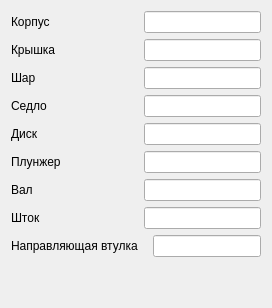
                <widget class="QWidget" name="tab_2">
                 <attribute name="title">
                  <string>Материалы деталей</string>
                 </attribute>
                 <layout class="QVBoxLayout" name="verticalLayout_37">
                  <item>
                   <layout class="QHBoxLayout" name="horizontalLayout_60">
                    <property name="spacing">
                     <number>15</number>
                    </property>
                    <item>
                     <widget class="QLabel" name="label_86">
                      <property name="sizePolicy">
                       <sizepolicy hsizetype="Expanding" vsizetype="Preferred">
                        <horstretch>0</horstretch>
                        <verstretch>0</verstretch>
                       </sizepolicy>
                      </property>
                      <property name="text">
                       <string>Корпус</string>
                      </property>
                     </widget>
                    </item>
                    <item>
                     <widget class="QLineEdit" name="lineEdit_materialCorpus">
                      <property name="sizePolicy">
                       <sizepolicy hsizetype="Expanding" vsizetype="Fixed">
                        <horstretch>0</horstretch>
                        <verstretch>0</verstretch>
                       </sizepolicy>
                      </property>
                      <property name="readOnly">
                       <bool>true</bool>
                      </property>
                      <property name="clearButtonEnabled">
                       <bool>false</bool>
                      </property>
                     </widget>
                    </item>
                   </layout>
                  </item>
                  <item>
                   <layout class="QHBoxLayout" name="horizontalLayout_61">
                    <property name="spacing">
                     <number>15</number>
                    </property>
                    <item>
                     <widget class="QLabel" name="label_87">
                      <property name="sizePolicy">
                       <sizepolicy hsizetype="Expanding" vsizetype="Preferred">
                        <horstretch>0</horstretch>
                        <verstretch>0</verstretch>
                       </sizepolicy>
                      </property>
                      <property name="text">
                       <string>Крышка</string>
                      </property>
                     </widget>
                    </item>
                    <item>
                     <widget class="QLineEdit" name="lineEdit_materialCap">
                      <property name="sizePolicy">
                       <sizepolicy hsizetype="Expanding" vsizetype="Fixed">
                        <horstretch>0</horstretch>
                        <verstretch>0</verstretch>
                       </sizepolicy>
                      </property>
                      <property name="readOnly">
                       <bool>true</bool>
                      </property>
                      <property name="clearButtonEnabled">
                       <bool>false</bool>
                      </property>
                     </widget>
                    </item>
                   </layout>
                  </item>
                  <item>
                   <layout class="QHBoxLayout" name="horizontalLayout_67">
                    <property name="spacing">
                     <number>15</number>
                    </property>
                    <item>
                     <widget class="QLabel" name="label_95">
                      <property name="sizePolicy">
                       <sizepolicy hsizetype="Expanding" vsizetype="Preferred">
                        <horstretch>0</horstretch>
                        <verstretch>0</verstretch>
                       </sizepolicy>
                      </property>
                      <property name="text">
                       <string>Шар</string>
                      </property>
                     </widget>
                    </item>
                    <item>
                     <widget class="QLineEdit" name="lineEdit_materialBall">
                      <property name="sizePolicy">
                       <sizepolicy hsizetype="Expanding" vsizetype="Fixed">
                        <horstretch>0</horstretch>
                        <verstretch>0</verstretch>
                       </sizepolicy>
                      </property>
                      <property name="readOnly">
                       <bool>true</bool>
                      </property>
                      <property name="clearButtonEnabled">
                       <bool>false</bool>
                      </property>
                     </widget>
                    </item>
                   </layout>
                  </item>
                  <item>
                   <layout class="QHBoxLayout" name="horizontalLayout_materialSaddle">
                    <property name="spacing">
                     <number>15</number>
                    </property>
                    <item>
                     <widget class="QLabel" name="label_materialSaddle">
                      <property name="sizePolicy">
                       <sizepolicy hsizetype="Expanding" vsizetype="Preferred">
                        <horstretch>0</horstretch>
                        <verstretch>0</verstretch>
                       </sizepolicy>
                      </property>
                      <property name="text">
                       <string>Седло</string>
                      </property>
                     </widget>
                    </item>
                    <item>
                     <widget class="QLineEdit" name="lineEdit_materialSaddle">
                      <property name="sizePolicy">
                       <sizepolicy hsizetype="Expanding" vsizetype="Fixed">
                        <horstretch>0</horstretch>
                        <verstretch>0</verstretch>
                       </sizepolicy>
                      </property>
                      <property name="readOnly">
                       <bool>true</bool>
                      </property>
                      <property name="clearButtonEnabled">
                       <bool>false</bool>
                      </property>
                     </widget>
                    </item>
                   </layout>
                  </item>
                  <item>
                   <layout class="QHBoxLayout" name="horizontalLayout_66">
                    <property name="spacing">
                     <number>15</number>
                    </property>
                    <item>
                     <widget class="QLabel" name="label_94">
                      <property name="sizePolicy">
                       <sizepolicy hsizetype="Expanding" vsizetype="Preferred">
                        <horstretch>0</horstretch>
                        <verstretch>0</verstretch>
                       </sizepolicy>
                      </property>
                      <property name="text">
                       <string>Диск</string>
                      </property>
                     </widget>
                    </item>
                    <item>
                     <widget class="QLineEdit" name="lineEdit_materialDisk">
                      <property name="sizePolicy">
                       <sizepolicy hsizetype="Expanding" vsizetype="Fixed">
                        <horstretch>0</horstretch>
                        <verstretch>0</verstretch>
                       </sizepolicy>
                      </property>
                      <property name="readOnly">
                       <bool>true</bool>
                      </property>
                      <property name="clearButtonEnabled">
                       <bool>false</bool>
                      </property>
                     </widget>
                    </item>
                   </layout>
                  </item>
                  <item>
                   <layout class="QHBoxLayout" name="horizontalLayout_65">
                    <property name="spacing">
                     <number>15</number>
                    </property>
                    <item>
                     <widget class="QLabel" name="label_93">
                      <property name="sizePolicy">
                       <sizepolicy hsizetype="Expanding" vsizetype="Preferred">
                        <horstretch>0</horstretch>
                        <verstretch>0</verstretch>
                       </sizepolicy>
                      </property>
                      <property name="text">
                       <string>Плунжер</string>
                      </property>
                     </widget>
                    </item>
                    <item>
                     <widget class="QLineEdit" name="lineEdit_materialPlunger">
                      <property name="sizePolicy">
                       <sizepolicy hsizetype="Expanding" vsizetype="Fixed">
                        <horstretch>0</horstretch>
                        <verstretch>0</verstretch>
                       </sizepolicy>
                      </property>
                      <property name="readOnly">
                       <bool>true</bool>
                      </property>
                      <property name="clearButtonEnabled">
                       <bool>false</bool>
                      </property>
                     </widget>
                    </item>
                   </layout>
                  </item>
                  <item>
                   <layout class="QHBoxLayout" name="horizontalLayout_64">
                    <property name="spacing">
                     <number>15</number>
                    </property>
                    <item>
                     <widget class="QLabel" name="label_92">
                      <property name="sizePolicy">
                       <sizepolicy hsizetype="Expanding" vsizetype="Preferred">
                        <horstretch>0</horstretch>
                        <verstretch>0</verstretch>
                       </sizepolicy>
                      </property>
                      <property name="text">
                       <string>Вал</string>
                      </property>
                     </widget>
                    </item>
                    <item>
                     <widget class="QLineEdit" name="lineEdit_materialShaft">
                      <property name="sizePolicy">
                       <sizepolicy hsizetype="Expanding" vsizetype="Fixed">
                        <horstretch>0</horstretch>
                        <verstretch>0</verstretch>
                       </sizepolicy>
                      </property>
                      <property name="readOnly">
                       <bool>true</bool>
                      </property>
                      <property name="clearButtonEnabled">
                       <bool>false</bool>
                      </property>
                     </widget>
                    </item>
                   </layout>
                  </item>
                  <item>
                   <layout class="QHBoxLayout" name="horizontalLayout_63">
                    <property name="spacing">
                     <number>15</number>
                    </property>
                    <item>
                     <widget class="QLabel" name="label_91">
                      <property name="sizePolicy">
                       <sizepolicy hsizetype="Expanding" vsizetype="Preferred">
                        <horstretch>0</horstretch>
                        <verstretch>0</verstretch>
                       </sizepolicy>
                      </property>
                      <property name="text">
                       <string>Шток</string>
                      </property>
                     </widget>
                    </item>
                    <item>
                     <widget class="QLineEdit" name="lineEdit_materialStock">
                      <property name="sizePolicy">
                       <sizepolicy hsizetype="Expanding" vsizetype="Fixed">
                        <horstretch>0</horstretch>
                        <verstretch>0</verstretch>
                       </sizepolicy>
                      </property>
                      <property name="readOnly">
                       <bool>true</bool>
                      </property>
                      <property name="clearButtonEnabled">
                       <bool>false</bool>
                      </property>
                     </widget>
                    </item>
                   </layout>
                  </item>
                  <item>
                   <layout class="QHBoxLayout" name="horizontalLayout_62">
                    <property name="spacing">
                     <number>15</number>
                    </property>
                    <item>
                     <widget class="QLabel" name="label_88">
                      <property name="sizePolicy">
                       <sizepolicy hsizetype="Expanding" vsizetype="Preferred">
                        <horstretch>0</horstretch>
                        <verstretch>0</verstretch>
                       </sizepolicy>
                      </property>
                      <property name="text">
                       <string>Направляющая втулка</string>
                      </property>
                     </widget>
                    </item>
                    <item>
                     <widget class="QLineEdit" name="lineEdit_materialGuideSleeve">
                      <property name="sizePolicy">
                       <sizepolicy hsizetype="Expanding" vsizetype="Fixed">
                        <horstretch>0</horstretch>
                        <verstretch>0</verstretch>
                       </sizepolicy>
                      </property>
                      <property name="readOnly">
                       <bool>true</bool>
                      </property>
                      <property name="clearButtonEnabled">
                       <bool>false</bool>
                      </property>
                     </widget>
                    </item>
                   </layout>
                  </item>
                  <item>
                   <spacer name="verticalSpacer_4">
                    <property name="orientation">
                     <enum>Qt::Orientation::Vertical</enum>
                    </property>
                    <property name="sizeHint" stdset="0">
                     <size>
                      <width>20</width>
                      <height>40</height>
                     </size>
                    </property>
                   </spacer>
                  </item>
                 </layout>
                </widget>
